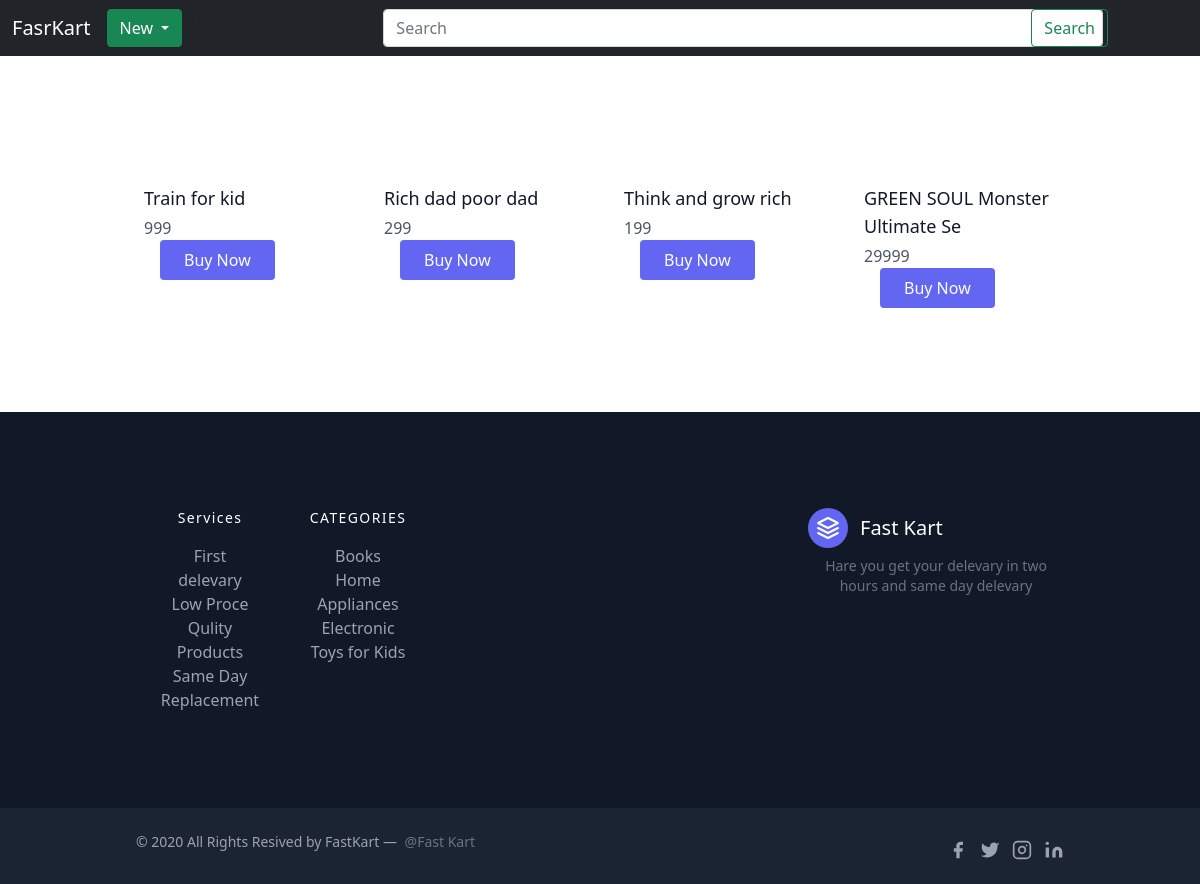
The page /cart/ (signed in) on the database its author committed.
### core/models.py (models this page shows, shortened)
class Cart(models.Model):
    originalId = models.IntegerField(null=False)
    product_name = models.CharField(max_length=30)
    price = models.IntegerField(default='0')
    belongsTo = models.ForeignKey(User, on_delete=models.CASCADE)

### core/views.py (the view)
# urls.py: path('cart/', views.cart, name="cart"),
def cart(request):
    if request.user.is_authenticated:
        cartProd = Cart.objects.filter(belongsTo = request.user)
        params = {"prod": cartProd}
        return render(request, "core/cart.html", params)
    else:
        return render(request, "core/cart.html")

### templates/core/cart.html (shortened to what this page needs)
{% extends 'core/base.html' %}
{% load static %}
{% block css %}
<link rel="stylesheet" href="{% static 'css/search.css' %}"> {% endblock css %}
{% block body %}
<section class="text-gray-600 body-font">
   <div class="container px-5 py-24 mx-auto">
      <div class="flex flex-wrap -m-4">
         {% for prod in prod %}
         <div class="lg:w-1/4 md:w-1/2 p-4 w-full">
            <div class="mt-4">
               <h2 class="text-gray-900 title-font text-lg font-medium">{{prod.product_name}}</h2>
               <p class="mt-1">{{prod.price}}</p>
            </div>
            <a href="/belling/{{prod.originalId}}">
               <button
               class="flex ml-auto text-white bg-indigo-500 border-0 py-2 px-6 focus:outline-none hover:bg-indigo-600 rounded mx-3">Buy
               Now</button>
           </a>
         </div>
         {% endfor %}
      </div>
   </div>
</section>
{% endblock body %}

### templates/core/base.html (shortened to what this page needs)
{% load static %}
<!doctype html>
<html lang="en">
<head>
  <link href="https://cdn.jsdelivr.net/npm/bootstrap@5.0.2/dist/css/bootstrap.min.css" rel="stylesheet"
>
  <link href="https://unpkg.com/tailwindcss@^2/dist/tailwind.min.css" rel="stylesheet">
  <link rel="stylesheet" href="{% static 'css/home.css' %}">
  {% block css %}{% endblock css %}
</head>
<body>
  <nav class="navbar navbar-expand-lg navbar-dark bg-dark">
    <div class="container-fluid">
      <a class="navbar-brand" href="/">FasrKart</a>
      <div class="collapse navbar-collapse" id="navbarSupportedContent">
        <ul class="navbar-nav me-auto mb-2 mb-lg-0">
          {% if user.is_authenticated %}
          <li>
            <div class="dropdown">
              <button class="btn btn-success dropdown-toggle" type="button" id="dropdownMenu2"
                data-bs-toggle="dropdown" aria-expanded="false">
                {{user|title}}
              </button>
            </div>
          </li>
          {% endif %}
        </ul>
        <form class="d-flex" action="/search" method="GET">
          <input class="form-control me-2" type="search" name="quary" placeholder="Search" aria-label="Search"
            id="input">
          <button class="btn btn-outline-success" type="submit" id="serchbtn">Search</button>
        </form>
      </div>
    </div>
  </nav>
  {% block body %} {% endblock body %}
  <footer class="text-gray-400 bg-gray-900 body-font">
    <div
      class="container px-5 py-24 mx-auto flex md:items-center lg:items-start md:flex-row md:flex-nowrap flex-wrap flex-col">
      <div class="w-64 flex-shrink-0 md:mx-0 mx-auto text-center md:text-left md:mt-0 mt-10">
        <a class="flex title-font font-medium items-center md:justify-start justify-center text-white">
          <svg xmlns="http://www.w3.org/2000/svg" fill="none" stroke="currentColor" stroke-linecap="round"
            stroke-linejoin="round" stroke-width="2" class="w-10 h-10 text-white p-2 bg-indigo-500 rounded-full"
            viewBox="0 0 24 24">
            <path d="M12 2L2 7l10 5 10-5-10-5zM2 17l10 5 10-5M2 12l10 5 10-5"></path>
          </svg>
          <span class="ml-3 text-xl">Fast Kart</span>
        </a>
        <p class="mt-2 text-sm text-gray-500">Hare you get your delevary in two hours and same day delevary</p>
      </div>
      <div class="flex-grow flex flex-wrap md:pr-20 -mb-10 md:text-left text-center order-first">
        <div class="lg:w-1/4 md:w-1/2 w-full px-4">
          <h2 class="title-font font-medium text-white tracking-widest text-sm mb-3">Services</h2>
          <nav class="list-none mb-10">
            <li>
              <a class="text-gray-400 hover:text-white">First delevary</a>
            </li>
            <li>
              <a class="text-gray-400 hover:text-white">Low Proce</a>
            </li>
            <li>
              <a class="text-gray-400 hover:text-white">Qulity Products</a>
            </li>
            <li>
              <a class="text-gray-400 hover:text-white">Same Day Replacement</a>
            </li>
          </nav>
        </div>
        <div class="lg:w-1/4 md:w-1/2 w-full px-4">
          <h2 class="title-font font-medium text-white tracking-widest text-sm mb-3">CATEGORIES</h2>
          <nav class="list-none mb-10">
            <li>
              <a class="text-gray-400 hover:text-white">Books</a>
            </li>
            <li>
              <a class="text-gray-400 hover:text-white">Home Appliances</a>
            </li>
            <li>
              <a class="text-gray-400 hover:text-white">Electronic</a>
            </li>
            <li>
              <a class="text-gray-400 hover:text-white">Toys for Kids</a>
            </li>
          </nav>
        </div>
      </div>
    </div>
    <div class="bg-gray-800 bg-opacity-75">
      <div class="container mx-auto py-4 px-5 flex flex-wrap flex-col sm:flex-row">
        <p class="text-gray-400 text-sm text-center sm:text-left">© 2020 All Rights Resived by FastKart —
          <a href="https://twitter.com/knyttneve" class="text-gray-500 ml-1" rel="noopener noreferrer"
            target="_blank">@Fast Kart</a>
        </p>
        <span class="inline-flex sm:ml-auto sm:mt-0 mt-2 justify-center sm:justify-start">
          <a class="text-gray-400">
            <svg fill="currentColor" stroke-linecap="round" stroke-linejoin="round" stroke-width="2" class="w-5 h-5"
              viewBox="0 0 24 24">
              <path d="M18 2h-3a5 5 0 00-5 5v3H7v4h3v8h4v-8h3l1-4h-4V7a1 1 0 011-1h3z"></path>
            </svg>
          </a>
          <a class="ml-3 text-gray-400">
            <svg fill="currentColor" stroke-linecap="round" stroke-linejoin="round" stroke-width="2" class="w-5 h-5"
              viewBox="0 0 24 24">
              <path
                d="M23 3a10.9 10.9 0 01-3.14 1.53 4.48 4.48 0 00-7.86 3v1A10.66 10.66 0 013 4s-4 9 5 13a11.64 11.64 0 01-7 2c9 5 20 0 20-11.5a4.5 4.5 0 00-.08-.83A7.72 7.72 0 0023 3z">
              </path>
            </svg>
          </a>
          <a class="ml-3 text-gray-400">
            <svg fill="none" stroke="currentColor" stroke-linecap="round" stroke-linejoin="round" stroke-width="2"
              class="w-5 h-5" viewBox="0 0 24 24">
              <rect width="20" height="20" x="2" y="2" rx="5" ry="5"></rect>
              <path d="M16 11.37A4 4 0 1112.63 8 4 4 0 0116 11.37zm1.5-4.87h.01"></path>
            </svg>
          </a>
          <a class="ml-3 text-gray-400">
            <svg fill="currentColor" stroke="currentColor" stroke-linecap="round" stroke-linejoin="round"
              stroke-width="0" class="w-5 h-5" viewBox="0 0 24 24">
              <path stroke="none"
                d="M16 8a6 6 0 016 6v7h-4v-7a2 2 0 00-2-2 2 2 0 00-2 2v7h-4v-7a6 6 0 016-6zM2 9h4v12H2z"></path>
              <circle cx="4" cy="4" r="2" stroke="none"></circle>
            </svg>
          </a>
        </span>
      </div>
    </div>
  </footer>
</body>
</html>

### static/css/home.css (style rules this page uses)
* { margin: 0; padding: 0; box-sizing: border-box; }
nav #input { width: 45rem; }
nav #serchbtn { position: relative; right: 5rem; }

### static/css/search.css (style rules this page uses)
* { margin: 0; padding: 0; box-sizing: border-box; }

### rows shown on the page
Cart: product_name "Train for kid", price "999"
Cart: product_name "Rich dad poor dad", price "299"
Cart: product_name "Think and grow rich", price "199"
Cart: product_name "GREEN SOUL Monster Ultimate Se", price "29999"

### other values the page prints
{{ user|title }} "New"
